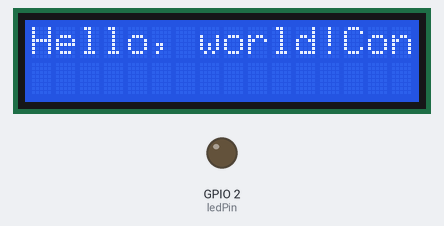
Recording of a sketch running on a simulated ESP8266 (NodeMCU). On the bench: 16×2 character LCD, output pins drawn as LEDs (lit = HIGH). WiFi joins after 1.5 s; servers stay silent unless stated; what the sketch prints to the serial monitor is not drawn.

Above: at 0.1 s.
At 0.6 s:
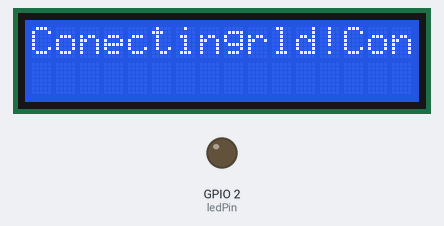
At 1.9 s:
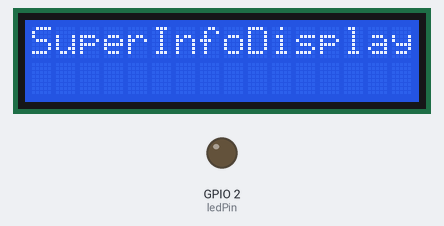
At 2.9 s:
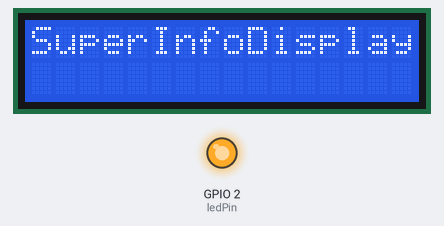
Timing chart, 0 to 129.8 s (numbered marks = the images above):
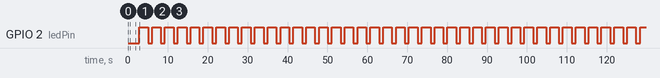

Measured:
- by itself, GPIO 2 (ledPin): alternates HIGH for 2.2 s and LOW for 1.0 s
- what the display in image 1 shows lasts 1.2 s, from 0.6 s to 1.8 s

The sketch:

wifi_client_01.ino
```cpp
/*  Connects to the home WiFi network
 *  Asks some network parameters
 *  Sends and receives message from the server in every 2 seconds
 *  Communicates: wifi_server_01.ino
 */
#include <SPI.h>
#include <ESP8266WiFi.h>
#include <Wire.h>
#include <LiquidCrystal_I2C.h>

// Set the LCD address to 0x27 for a 16 chars and 2 line display
LiquidCrystal_I2C lcd(0x27, 16, 2);

byte ledPin = 2;
char ssid[] = "TOPmi";           // SSID of your home WiFi
char pass[] = "wifigenius12431243";            // password of your home WiFi
//String pAnswer = "Hello!"; //previous answer
String answer = "Hello!";

unsigned long askTimer = 0;

IPAddress server(192,168,31,18);       // the fix IP address of the server
WiFiClient client;

void setup() {
  // initialize the LCD
  lcd.begin(0,2);  // sda=0 | D3, scl=2 | D4

  // Turn on the blacklight and print a message.
  lcd.backlight();
  lcd.print("Hello, world!");
  Serial.begin(115200);               // only for debug
  WiFi.begin(ssid, pass);             // connects to the WiFi router
  while (WiFi.status() != WL_CONNECTED) {
    Serial.print(".");
    lcd.print("Conecting");
    lcd.setCursor(0, 0);
    delay(500);
  }
/*  Serial.println("Connected to wifi");
  Serial.print("Status: "); Serial.println(WiFi.status());    // Network parameters
  Serial.print("IP: ");     Serial.println(WiFi.localIP());
  Serial.print("Subnet: "); Serial.println(WiFi.subnetMask());
  Serial.print("Gateway: "); Serial.println(WiFi.gatewayIP());
  Serial.print("SSID: "); Serial.println(WiFi.SSID());
  Serial.print("Signal: "); Serial.println(WiFi.RSSI());*/
  pinMode(ledPin, OUTPUT);
}

void loop () {
  client.connect(server, 80);   // Connection to the server
  digitalWrite(ledPin, LOW);    // to show the communication only (inverted logic)
  //Serial.println(".");
  client.println("Hello server! Are you sleeping?\r");  // sends the message to the server
  lcd.setCursor(0, 0);
  lcd.print("SuperInfoDisplay");
  String answer = client.readStringUntil('\r');   // receives the answer from the sever
  //Serial.println("from server: " + answer);
  lcd.setCursor(0, 1);
  lcd.print(answer);
  client.flush();
  digitalWrite(ledPin, HIGH);
  delay(2000);                  // client will trigger the communication after two seconds
}
```
